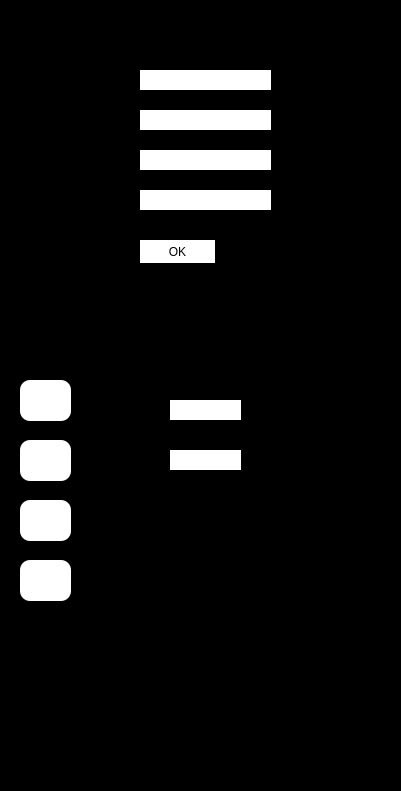
       <widget class="QFrame" name="frame_3">
        <property name="geometry">
         <rect>
          <x>470</x>
          <y>100</y>
          <width>401</width>
          <height>791</height>
         </rect>
        </property>
        <property name="toolTipDuration">
         <number>2</number>
        </property>
        <property name="styleSheet">
         <string notr="true">border-color: rgb(85, 255, 255);
background-color: rgb(0,0,0);
border-radius: 10px;  /* Change the value as needed */
</string>
        </property>
        <property name="frameShape">
         <enum>QFrame::StyledPanel</enum>
        </property>
        <property name="frameShadow">
         <enum>QFrame::Raised</enum>
        </property>
        <widget class="QLabel" name="label_27">
         <property name="geometry">
          <rect>
           <x>10</x>
           <y>10</y>
           <width>171</width>
           <height>31</height>
          </rect>
         </property>
         <property name="font">
          <font>
           <family>Segoe MDL2 Assets</family>
           <pointsize>14</pointsize>
           <weight>75</weight>
           <italic>false</italic>
           <bold>true</bold>
          </font>
         </property>
         <property name="styleSheet">
          <string notr="true">border: 0px </string>
         </property>
         <property name="text">
          <string>Z-AXIS MOTOR</string>
         </property>
        </widget>
        <widget class="QLabel" name="label_28">
         <property name="geometry">
          <rect>
           <x>10</x>
           <y>60</y>
           <width>131</width>
           <height>31</height>
          </rect>
         </property>
         <property name="font">
          <font>
           <family>Segoe MDL2 Assets</family>
           <pointsize>10</pointsize>
           <weight>75</weight>
           <bold>true</bold>
          </font>
         </property>
         <property name="styleSheet">
          <string notr="true">border: 0px </string>
         </property>
         <property name="text">
          <string>CURRENT POSITION:</string>
         </property>
        </widget>
        <widget class="QLineEdit" name="ZaxisPos">
         <property name="geometry">
          <rect>
           <x>140</x>
           <y>70</y>
           <width>131</width>
           <height>20</height>
          </rect>
         </property>
         <property name="styleSheet">
          <string notr="true">background-color: rgb(255, 255, 255);border: 0px ;border-radius: 0px;color: rgb(0, 0, 0);</string>
         </property>
        </widget>
        <widget class="QLabel" name="label_29">
         <property name="geometry">
          <rect>
           <x>10</x>
           <y>100</y>
           <width>71</width>
           <height>31</height>
          </rect>
         </property>
         <property name="font">
          <font>
           <family>Segoe MDL2 Assets</family>
           <pointsize>10</pointsize>
           <weight>75</weight>
           <bold>true</bold>
          </font>
         </property>
         <property name="styleSheet">
          <string notr="true">border: 0px </string>
         </property>
         <property name="text">
          <string>MOVE-UP:</string>
         </property>
        </widget>
        <widget class="QLabel" name="label_30">
         <property name="geometry">
          <rect>
           <x>10</x>
           <y>140</y>
           <width>81</width>
           <height>31</height>
          </rect>
         </property>
         <property name="font">
          <font>
           <family>Segoe MDL2 Assets</family>
           <pointsize>10</pointsize>
           <weight>75</weight>
           <bold>true</bold>
          </font>
         </property>
         <property name="styleSheet">
          <string notr="true">border: 0px </string>
         </property>
         <property name="text">
          <string>MOVE-DOWN:</string>
         </property>
        </widget>
        <widget class="QLineEdit" name="ZaxisUp">
         <property name="geometry">
          <rect>
           <x>140</x>
           <y>110</y>
           <width>131</width>
           <height>20</height>
          </rect>
         </property>
         <property name="styleSheet">
          <string notr="true">background-color: rgb(255, 255, 255);border: 0px;border-radius: 0px; color: rgb(0, 0, 0);</string>
         </property>
        </widget>
        <widget class="QLineEdit" name="ZaxisDown">
         <property name="geometry">
          <rect>
           <x>140</x>
           <y>150</y>
           <width>131</width>
           <height>20</height>
          </rect>
         </property>
         <property name="styleSheet">
          <string notr="true">background-color: rgb(255, 255, 255);border: 0px ;border-radius: 0px;color: rgb(0, 0, 0);</string>
         </property>
        </widget>
        <widget class="QPushButton" name="ZaxisOk">
         <property name="geometry">
          <rect>
           <x>140</x>
           <y>240</y>
           <width>75</width>
           <height>23</height>
          </rect>
         </property>
         <property name="styleSheet">
          <string notr="true">background-color: rgb(255, 255, 255);
color: rgb(0, 0, 0);border: 0px;border-radius: 0px; </string>
         </property>
         <property name="text">
          <string>OK</string>
         </property>
        </widget>
        <widget class="QLabel" name="label_19">
         <property name="geometry">
          <rect>
           <x>20</x>
           <y>380</y>
           <width>51</width>
           <height>41</height>
          </rect>
         </property>
         <property name="styleSheet">
          <string notr="true">border: 0px ;
background-color: rgb(255, 255, 255);</string>
         </property>
         <property name="text">
          <string/>
         </property>
         <property name="pixmap">
          <pixmap>up-fractol.png</pixmap>
         </property>
         <property name="scaledContents">
          <bool>true</bool>
         </property>
        </widget>
        <widget class="QLabel" name="label_20">
         <property name="geometry">
          <rect>
           <x>20</x>
           <y>440</y>
           <width>51</width>
           <height>41</height>
          </rect>
         </property>
         <property name="styleSheet">
          <string notr="true">border: 0px;
background-color: rgb(255, 255, 255);</string>
         </property>
         <property name="text">
          <string/>
         </property>
         <property name="pixmap">
          <pixmap>down_fractol.png</pixmap>
         </property>
         <property name="scaledContents">
          <bool>true</bool>
         </property>
        </widget>
        <widget class="QPushButton" name="ZaxisStepUp">
         <property name="geometry">
          <rect>
           <x>20</x>
           <y>380</y>
           <width>51</width>
           <height>41</height>
          </rect>
         </property>
         <property name="toolTip">
          <string notr="true"/>
         </property>
         <property name="toolTipDuration">
          <number>2</number>
         </property>
         <property name="styleSheet">
          <string notr="true">border: 0px;
background-color: rgb(255, 255);
border-radius: 0px;</string>
         </property>
         <property name="text">
          <string/>
         </property>
        </widget>
        <widget class="QPushButton" name="pushButton_11">
         <property name="geometry">
          <rect>
           <x>20</x>
           <y>440</y>
           <width>51</width>
           <height>41</height>
          </rect>
         </property>
         <property name="styleSheet">
          <string notr="true">border: 0px;
background-color: rgb(255, 255);</string>
         </property>
         <property name="text">
          <string/>
         </property>
        </widget>
        <widget class="QPushButton" name="ZaxisStepDown">
         <property name="geometry">
          <rect>
           <x>20</x>
           <y>440</y>
           <width>51</width>
           <height>41</height>
          </rect>
         </property>
         <property name="toolTip">
          <string notr="true"/>
         </property>
         <property name="toolTipDuration">
          <number>2</number>
         </property>
         <property name="styleSheet">
          <string notr="true">border: 0px;
background-color: rgb(255, 255);</string>
         </property>
         <property name="text">
          <string/>
         </property>
        </widget>
        <widget class="QLabel" name="label_94">
         <property name="geometry">
          <rect>
           <x>10</x>
           <y>330</y>
           <width>201</width>
           <height>31</height>
          </rect>
         </property>
         <property name="font">
          <font>
           <family>Segoe MDL2 Assets</family>
           <pointsize>10</pointsize>
           <weight>75</weight>
           <italic>false</italic>
           <bold>true</bold>
          </font>
         </property>
         <property name="styleSheet">
          <string notr="true">border: 0px </string>
         </property>
         <property name="text">
          <string>MANUAL CONTROL</string>
         </property>
        </widget>
        <widget class="QLabel" name="label_111">
         <property name="geometry">
          <rect>
           <x>20</x>
           <y>500</y>
           <width>51</width>
           <height>41</height>
          </rect>
         </property>
         <property name="styleSheet">
          <string notr="true">border: 0px;
background-color: rgb(255, 255, 255);</string>
         </property>
         <property name="text">
          <string/>
         </property>
         <property name="pixmap">
          <pixmap>home_fractol.png</pixmap>
         </property>
         <property name="scaledContents">
          <bool>true</bool>
         </property>
        </widget>
        <widget class="QLabel" name="label_78">
         <property name="geometry">
          <rect>
           <x>10</x>
           <y>180</y>
           <width>81</width>
           <height>31</height>
          </rect>
         </property>
         <property name="font">
          <font>
           <family>Segoe MDL2 Assets</family>
           <pointsize>10</pointsize>
           <weight>75</weight>
           <bold>true</bold>
          </font>
         </property>
         <property name="styleSheet">
          <string notr="true">border: 0px </string>
         </property>
         <property name="text">
          <string>SPEED:</string>
         </property>
        </widget>
        <widget class="QLineEdit" name="ZaxisSpeed">
         <property name="geometry">
          <rect>
           <x>140</x>
           <y>190</y>
           <width>131</width>
           <height>20</height>
          </rect>
         </property>
         <property name="styleSheet">
          <string notr="true">background-color: rgb(255, 255, 255);border: 0px ;border-radius: 0px;color: rgb(0, 0, 0);</string>
         </property>
        </widget>
        <widget class="QLabel" name="label_116">
         <property name="geometry">
          <rect>
           <x>90</x>
           <y>390</y>
           <width>71</width>
           <height>31</height>
          </rect>
         </property>
         <property name="font">
          <font>
           <family>Segoe MDL2 Assets</family>
           <pointsize>10</pointsize>
           <weight>75</weight>
           <bold>true</bold>
          </font>
         </property>
         <property name="styleSheet">
          <string notr="true">border: 0px </string>
         </property>
         <property name="text">
          <string>STEP SIZE:</string>
         </property>
        </widget>
        <widget class="QLineEdit" name="ZaxisUpStepSize">
         <property name="geometry">
          <rect>
           <x>170</x>
           <y>400</y>
           <width>71</width>
           <height>20</height>
          </rect>
         </property>
         <property name="styleSheet">
          <string notr="true">background-color: rgb(255, 255, 255);border: 0px ;border-radius: 0px;color: rgb(0, 0, 0);</string>
         </property>
        </widget>
        <widget class="QLabel" name="label_117">
         <property name="geometry">
          <rect>
           <x>90</x>
           <y>440</y>
           <width>71</width>
           <height>31</height>
          </rect>
         </property>
         <property name="font">
          <font>
           <family>Segoe MDL2 Assets</family>
           <pointsize>10</pointsize>
           <weight>75</weight>
           <bold>true</bold>
          </font>
         </property>
         <property name="styleSheet">
          <string notr="true">border: 0px </string>
         </property>
         <property name="text">
          <string>STEP SIZE:</string>
         </property>
        </widget>
        <widget class="QLineEdit" name="ZaxisDownStepSize">
         <property name="geometry">
          <rect>
           <x>170</x>
           <y>450</y>
           <width>71</width>
           <height>20</height>
          </rect>
         </property>
         <property name="styleSheet">
          <string notr="true">background-color: rgb(255, 255, 255);border: 0px ;border-radius: 0px;color: rgb(0, 0, 0);</string>
         </property>
        </widget>
        <widget class="QPushButton" name="ZaxisHome">
         <property name="geometry">
          <rect>
           <x>20</x>
           <y>500</y>
           <width>51</width>
           <height>41</height>
          </rect>
         </property>
         <property name="toolTip">
          <string notr="true"/>
         </property>
         <property name="toolTipDuration">
          <number>2</number>
         </property>
         <property name="styleSheet">
          <string notr="true">border: 0px;
background-color: rgb(255, 255);</string>
         </property>
         <property name="text">
          <string/>
         </property>
        </widget>
        <widget class="QLabel" name="ZeroLabel">
         <property name="geometry">
          <rect>
           <x>20</x>
           <y>560</y>
           <width>51</width>
           <height>41</height>
          </rect>
         </property>
         <property name="styleSheet">
          <string notr="true">border: 0px;
background-color: rgb(255, 255, 255);</string>
         </property>
         <property name="text">
          <string/>
         </property>
         <property name="pixmap">
          <pixmap>zero.svg</pixmap>
         </property>
         <property name="scaledContents">
          <bool>true</bool>
         </property>
        </widget>
        <widget class="QLabel" name="label_79">
         <property name="geometry">
          <rect>
           <x>280</x>
           <y>70</y>
           <width>47</width>
           <height>13</height>
          </rect>
         </property>
         <property name="styleSheet">
          <string notr="true">border: 0px;</string>
         </property>
         <property name="text">
          <string>mm</string>
         </property>
        </widget>
        <widget class="QLabel" name="label_107">
         <property name="geometry">
          <rect>
           <x>280</x>
           <y>120</y>
           <width>47</width>
           <height>13</height>
          </rect>
         </property>
         <property name="styleSheet">
          <string notr="true">border: 0px;</string>
         </property>
         <property name="text">
          <string>mm</string>
         </property>
        </widget>
        <widget class="QLabel" name="label_108">
         <property name="geometry">
          <rect>
           <x>280</x>
           <y>160</y>
           <width>47</width>
           <height>13</height>
          </rect>
         </property>
         <property name="styleSheet">
          <string notr="true">border: 0px;</string>
         </property>
         <property name="text">
          <string>mm</string>
         </property>
        </widget>
        <widget class="QPushButton" name="ZaxisZero">
         <property name="geometry">
          <rect>
           <x>20</x>
           <y>560</y>
           <width>51</width>
           <height>41</height>
          </rect>
         </property>
         <property name="toolTip">
          <string notr="true"/>
         </property>
         <property name="toolTipDuration">
          <number>2</number>
         </property>
         <property name="styleSheet">
          <string notr="true">border: 0px;
background-color: rgb(255, 255);</string>
         </property>
         <property name="text">
          <string/>
         </property>
        </widget>
        <widget class="QLabel" name="label_119">
         <property name="geometry">
          <rect>
           <x>260</x>
           <y>410</y>
           <width>47</width>
           <height>13</height>
          </rect>
         </property>
         <property name="styleSheet">
          <string notr="true">border: 0px;</string>
         </property>
         <property name="text">
          <string>mm</string>
         </property>
        </widget>
        <widget class="QLabel" name="label_120">
         <property name="geometry">
          <rect>
           <x>260</x>
           <y>450</y>
           <width>47</width>
           <height>13</height>
          </rect>
         </property>
         <property name="styleSheet">
          <string notr="true">border: 0px;</string>
         </property>
         <property name="text">
          <string>mm</string>
         </property>
        </widget>
        <widget class="QRadioButton" name="radioButton_3">
         <property name="geometry">
          <rect>
           <x>380</x>
           <y>10</y>
           <width>16</width>
           <height>17</height>
          </rect>
         </property>
         <property name="styleSheet">
          <string notr="true">border:0;</string>
         </property>
         <property name="text">
          <string/>
         </property>
        </widget>
       </widget>
